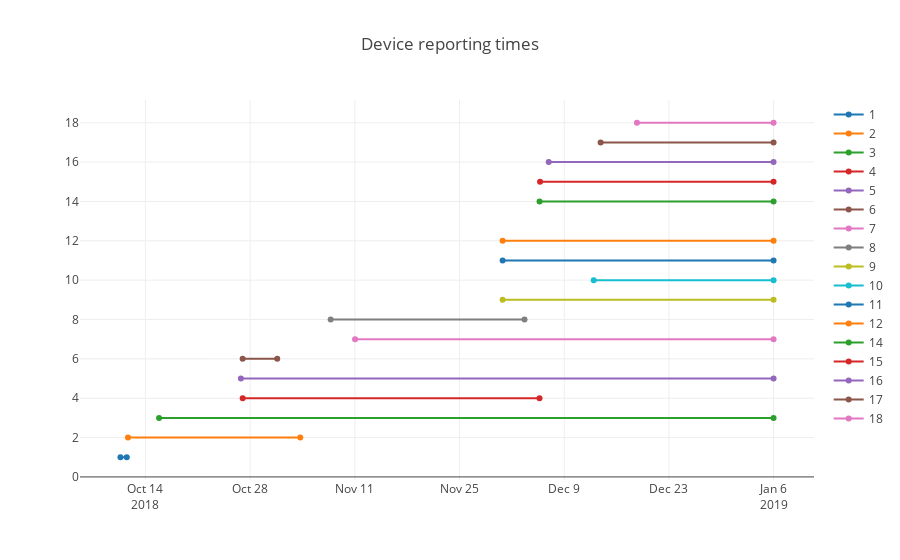

Notebook code for this chart:
### Code cell
data=[]
for device in device_numbers:
    time_last=end_times[device]
    time_first=start_times[device]
    print("Device: ", device,"  was reporting from ", time_first, " to ", time_last)
    trace = go.Scatter(x=[time_first,time_last],y=[device,device], name = device)
    data.append(trace)
layout = dict(title = "Device reporting times")
fig = go.Figure(data=data, layout=layout)
iplot(fig)

### Figure 1 — Plotly figure (JSON) as saved in the notebook; plotly's stock layout.template omitted (floating-point values rounded to 4 significant figures)
{"data": [{"name": 1, "type": "scatter", "x": ["2018-10-10 15:45:43", "2018-10-11 12:00:09"], "y": [1, 1]}, {"name": 2, "type": "scatter", "x": ["2018-10-11 15:55:58", "2018-11-03 16:52:07"], "y": [2, 2]}, {"name": 3, "type": "scatter", "x": ["2018-10-15 19:36:18", "2019-01-05 23:42:11"], "y": [3, 3]}, {"name": 4, "type": "scatter", "x": ["2018-10-27 00:03:48", "2018-12-05 16:36:12"], "y": [4, 4]}, {"name": 5, "type": "scatter", "x": ["2018-10-26 18:18:08", "2019-01-05 23:42:02"], "y": [5, 5]}, {"name": 6, "type": "scatter", "x": ["2018-10-26 23:53:09", "2018-10-31 14:52:59"], "y": [6, 6]}, {"name": 7, "type": "scatter", "x": ["2018-11-11 00:36:13", "2019-01-05 23:42:15"], "y": [7, 7]}, {"name": 8, "type": "scatter", "x": ["2018-11-07 18:22:07", "2018-12-03 16:30:07"], "y": [8, 8]}, {"name": 9, "type": "scatter", "x": ["2018-11-30 18:12:12", "2019-01-05 23:42:17"], "y": [9, 9]}, {"name": 10, "type": "scatter", "x": ["2018-12-12 22:29:40", "2019-01-05 23:42:13"], "y": [10, 10]}, {"name": 11, "type": "scatter", "x": ["2018-11-30 18:12:09", "2019-01-05 23:42:09"], "y": [11, 11]}, {"name": 12, "type": "scatter", "x": ["2018-11-30 18:12:06", "2019-01-05 23:42:11"], "y": [12, 12]}, {"name": 14, "type": "scatter", "x": ["2018-12-05 16:48:41", "2019-01-05 23:42:11"], "y": [14, 14]}, {"name": 15, "type": "scatter", "x": ["2018-12-05 18:23:59", "2019-01-05 23:42:05"], "y": [15, 15]}, {"name": 16, "type": "scatter", "x": ["2018-12-06 22:12:11", "2019-01-05 23:42:12"], "y": [16, 16]}, {"name": 17, "type": "scatter", "x": ["2018-12-13 20:42:08", "2019-01-05 23:42:05"], "y": [17, 17]}, {"name": 18, "type": "scatter", "x": ["2018-12-18 17:18:33", "2019-01-05 23:42:07"], "y": [18, 18]}], "layout": {"title": "Device reporting times"}}
